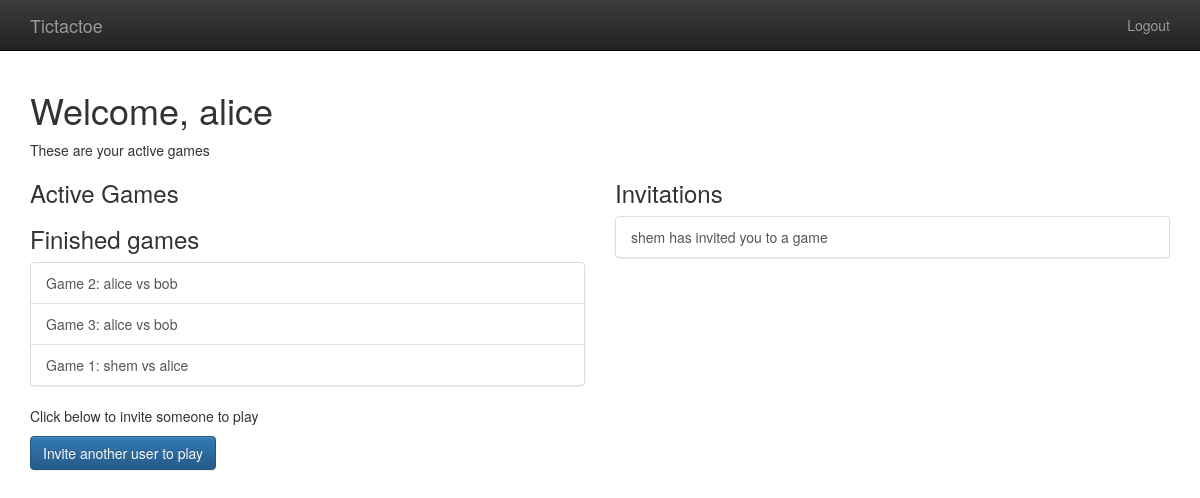
The app's page /player/home (signed in) with its own data.
### gameplay/models.py (models this page shows, shortened)
class Game(models.Model):
    first_player = models.ForeignKey(User, related_name="games_first_player")
    second_player = models.ForeignKey(User, related_name="games_second_player")
    start_time = models.DateTimeField(auto_now=True)
    last_active = models.DateTimeField(auto_now=True)
    status = models.CharField(max_length=1, default='F', choices=GAME_STATUS_CHOICES)
    objects = GamesQuerySet.as_manager()
    def get_absolute_url(self):
        return reverse("game_detail", args=[self.id])

### player/models.py (models this page shows)
class Invitation(models.Model):
    from_user = models.ForeignKey(User, related_name="invitations_sent", on_delete=models.CASCADE)
    to_user = models.ForeignKey(
        User,
        related_name="invitations_received",
        verbose_name="User to invite",
        help_text="Please select the user you want to play a game with.",
        on_delete=models.CASCADE
    )
    message = models.CharField(
        max_length=300, blank=True,
        verbose_name="Optional message",
        help_text="It's always nice to add a friendly message!"
    )

### player/views.py (the view)
# urls.py: url(r'home$', home, name="player_home"),
@login_required()
def home(req):
    my_games = Game.objects.games_for_user(req.user)
    active_games = my_games.active()
    finished_games = my_games.difference(active_games)
    invitations = req.user.invitations_received.all()
    return render(req, "player/index.html",
                        {'games': active_games,
                        'invitations': invitations})

### gameplay/models.py (called while the page is built)
    def games_for_user(self, user):
        return self.filter(
            Q(first_player=user) | Q(second_player=user)
        )

    def active(self):
        return self.filter(
         Q(status='F') | Q(status='S')
        )

### templates/player/index.html (shortened to what this page needs)
{% extends "base.html"%}
{% block content %}
    <h1>Welcome, {{user.username}}</h1>
    These are your active games
    <div class="row">
        <div class="col-md-6">
            <h3>Active Games</h3>
            <h3>Finished games</h3>
            <div class="list-group">
                {% for g in games %}
                <a class="list-group-item" href="{{ g.get_absolute_url }}">
                    Game {{ g.id }}: {{ g.first_player }} vs {{ g.second_player }}
                </a>
                {% endfor %}
            </div>
            <p>Click below to invite someone to play</p>
            <a class="btn btn-primary" href="{% url 'player_new_invitation' %}">
                Invite another user to play
            </a>
        </div>
        <div class="col-md-6">
            <h3>Invitations</h3>
            {% if invitations %}
                <div class="list-group">
                    {% for inv in invitations %}
                        <a class="list-group-item" href="{% url 'player_accept_invitation' id=inv.id %}">
                            {{ inv.from_user.username }} has invited you to a game
                        </a>
                    {% endfor %}
                </div>
            {% else %}
                <p>You have no Invitations</p>
            {% endif %}
        </div>
    </div>
{% endblock %}

### templates/base.html (style rules this page uses)
body { padding-top: 70px; padding-bottom: 20px; }

### records on screen
Game: id "2", first_player "alice", second_player "bob"
Game: id "3", first_player "alice", second_player "bob"
Game: id "1", first_player "shem", second_player "alice"
Invitation: from_user.username "shem"

### other values on screen
{{ user.username }} "alice"
